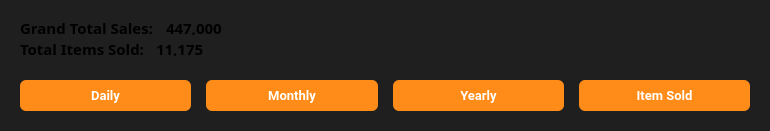
              <widget class="QWidget" name="widget_27" native="true">
               <property name="minimumSize">
                <size>
                 <width>770</width>
                 <height>131</height>
                </size>
               </property>
               <property name="maximumSize">
                <size>
                 <width>16777215</width>
                 <height>131</height>
                </size>
               </property>
               <property name="styleSheet">
                <string notr="true">background-color: #1F1F1F;
border-radius: 10px;

</string>
               </property>
               <layout class="QVBoxLayout" name="verticalLayout_10">
                <item>
                 <widget class="QWidget" name="widget_29" native="true">
                  <layout class="QVBoxLayout" name="verticalLayout_11">
                   <item>
                    <layout class="QHBoxLayout" name="horizontalLayout_27">
                     <item>
                      <widget class="QLabel" name="GrandTotalSalesLbl">
                       <property name="minimumSize">
                        <size>
                         <width>50</width>
                         <height>0</height>
                        </size>
                       </property>
                       <property name="maximumSize">
                        <size>
                         <width>140</width>
                         <height>16777215</height>
                        </size>
                       </property>
                       <property name="font">
                        <font>
                         <family>Poppins SemiBold</family>
                         <pointsize>11</pointsize>
                         <bold>true</bold>
                        </font>
                       </property>
                       <property name="text">
                        <string>Grand Total Sales: </string>
                       </property>
                      </widget>
                     </item>
                     <item>
                      <widget class="QLabel" name="grandTotalSalesValue">
                       <property name="font">
                        <font>
                         <family>Poppins SemiBold</family>
                         <pointsize>11</pointsize>
                         <bold>true</bold>
                        </font>
                       </property>
                       <property name="text">
                        <string>447,000</string>
                       </property>
                      </widget>
                     </item>
                    </layout>
                   </item>
                   <item>
                    <layout class="QHBoxLayout" name="horizontalLayout_28">
                     <item>
                      <widget class="QLabel" name="total_items_sold_lbl">
                       <property name="minimumSize">
                        <size>
                         <width>130</width>
                         <height>0</height>
                        </size>
                       </property>
                       <property name="maximumSize">
                        <size>
                         <width>130</width>
                         <height>16777215</height>
                        </size>
                       </property>
                       <property name="font">
                        <font>
                         <family>Poppins SemiBold</family>
                         <pointsize>11</pointsize>
                         <bold>true</bold>
                        </font>
                       </property>
                       <property name="text">
                        <string>Total Items Sold: </string>
                       </property>
                      </widget>
                     </item>
                     <item>
                      <widget class="QLabel" name="totat_items_sold_value">
                       <property name="font">
                        <font>
                         <family>Poppins SemiBold</family>
                         <pointsize>11</pointsize>
                         <bold>true</bold>
                        </font>
                       </property>
                       <property name="text">
                        <string>11,175</string>
                       </property>
                      </widget>
                     </item>
                    </layout>
                   </item>
                  </layout>
                 </widget>
                </item>
                <item>
                 <widget class="QWidget" name="widget_30" native="true">
                  <property name="styleSheet">
                   <string notr="true"/>
                  </property>
                  <layout class="QHBoxLayout" name="horizontalLayout_2">
                   <property name="spacing">
                    <number>15</number>
                   </property>
                   <item>
                    <widget class="QPushButton" name="dailySalesBtn">
                     <property name="minimumSize">
                      <size>
                       <width>0</width>
                       <height>31</height>
                      </size>
                     </property>
                     <property name="maximumSize">
                      <size>
                       <width>16777215</width>
                       <height>31</height>
                      </size>
                     </property>
                     <property name="font">
                      <font>
                       <family>Roboto</family>
                       <pointsize>10</pointsize>
                       <bold>true</bold>
                      </font>
                     </property>
                     <property name="styleSheet">
                      <string notr="true">QPushButton {
    padding: 6px 14px;
    font-family: &quot;Roboto&quot;, sans-serif;
    border-radius: 6px;
    border: none;
    color: white;
    background: #FF8C18;
    box-shadow: 0px 0.5px 1.5px rgba(54, 122, 246, 0.25), inset 0px 0.8px 0px -0.25px rgba(255, 255, 255, 0.2);
    user-select: none;
    -webkit-user-select: none;
    touch-action: manipulation;
    transition: background-color 0.2s, box-shadow 0.2s; 
}
QPushButton::checked {
    background-color: #B7B7B7;
    box-shadow: 0px 1px 2px rgba(0, 0, 0, 0.5) inset;
	color:black;
}
QPushButton:hover {
    background-color: #FFA54E; 
}</string>
                     </property>
                     <property name="text">
                      <string>Daily</string>
                     </property>
                     <property name="checkable">
                      <bool>true</bool>
                     </property>
                     <property name="autoExclusive">
                      <bool>true</bool>
                     </property>
                    </widget>
                   </item>
                   <item>
                    <widget class="QPushButton" name="monthlySalesBtn">
                     <property name="minimumSize">
                      <size>
                       <width>0</width>
                       <height>31</height>
                      </size>
                     </property>
                     <property name="maximumSize">
                      <size>
                       <width>16777215</width>
                       <height>31</height>
                      </size>
                     </property>
                     <property name="font">
                      <font>
                       <family>Roboto</family>
                       <pointsize>10</pointsize>
                       <bold>true</bold>
                      </font>
                     </property>
                     <property name="styleSheet">
                      <string notr="true">QPushButton {
    padding: 6px 14px;
    font-family: &quot;Roboto&quot;, sans-serif;
    border-radius: 6px;
    border: none;
    color: white;
    background: #FF8C18;
    box-shadow: 0px 0.5px 1.5px rgba(54, 122, 246, 0.25), inset 0px 0.8px 0px -0.25px rgba(255, 255, 255, 0.2);
    user-select: none;
    -webkit-user-select: none;
    touch-action: manipulation;
    transition: background-color 0.2s, box-shadow 0.2s; 
}
QPushButton::checked {
    background-color: #B7B7B7;
    box-shadow: 0px 1px 2px rgba(0, 0, 0, 0.5) inset;
	color:black;
}
QPushButton:hover {
    background-color: #FFA54E; 
}</string>
                     </property>
                     <property name="text">
                      <string>Monthly</string>
                     </property>
                     <property name="checkable">
                      <bool>true</bool>
                     </property>
                     <property name="autoExclusive">
                      <bool>true</bool>
                     </property>
                    </widget>
                   </item>
                   <item>
                    <widget class="QPushButton" name="yearlySalesBtn">
                     <property name="minimumSize">
                      <size>
                       <width>0</width>
                       <height>31</height>
                      </size>
                     </property>
                     <property name="maximumSize">
                      <size>
                       <width>16777215</width>
                       <height>31</height>
                      </size>
                     </property>
                     <property name="font">
                      <font>
                       <family>Roboto</family>
                       <pointsize>10</pointsize>
                       <bold>true</bold>
                      </font>
                     </property>
                     <property name="styleSheet">
                      <string notr="true">QPushButton {
    padding: 6px 14px;
    font-family: &quot;Roboto&quot;, sans-serif;
    border-radius: 6px;
    border: none;
    color: white;
    background: #FF8C18;
    box-shadow: 0px 0.5px 1.5px rgba(54, 122, 246, 0.25), inset 0px 0.8px 0px -0.25px rgba(255, 255, 255, 0.2);
    user-select: none;
    -webkit-user-select: none;
    touch-action: manipulation;
    transition: background-color 0.2s, box-shadow 0.2s; 
}
QPushButton::checked {
    background-color: #B7B7B7;
    box-shadow: 0px 1px 2px rgba(0, 0, 0, 0.5) inset;
	color:black;
}
QPushButton:hover {
    background-color: #FFA54E; 
}</string>
                     </property>
                     <property name="text">
                      <string>Yearly</string>
                     </property>
                     <property name="checkable">
                      <bool>true</bool>
                     </property>
                     <property name="autoExclusive">
                      <bool>true</bool>
                     </property>
                    </widget>
                   </item>
                   <item>
                    <widget class="QPushButton" name="itemSoldBtn">
                     <property name="minimumSize">
                      <size>
                       <width>0</width>
                       <height>31</height>
                      </size>
                     </property>
                     <property name="maximumSize">
                      <size>
                       <width>16777215</width>
                       <height>31</height>
                      </size>
                     </property>
                     <property name="font">
                      <font>
                       <family>Roboto</family>
                       <pointsize>10</pointsize>
                       <bold>true</bold>
                      </font>
                     </property>
                     <property name="styleSheet">
                      <string notr="true">QPushButton {
    padding: 6px 14px;
    font-family: &quot;Roboto&quot;, sans-serif;
    border-radius: 6px;
    border: none;
    color: white;
    background: #FF8C18;
    box-shadow: 0px 0.5px 1.5px rgba(54, 122, 246, 0.25), inset 0px 0.8px 0px -0.25px rgba(255, 255, 255, 0.2);
    user-select: none;
    -webkit-user-select: none;
    touch-action: manipulation;
    transition: background-color 0.2s, box-shadow 0.2s; 
}
QPushButton::checked {
    background-color: #B7B7B7;
    box-shadow: 0px 1px 2px rgba(0, 0, 0, 0.5) inset;
	color:black;
}
QPushButton:hover {
    background-color: #FFA54E; 
}</string>
                     </property>
                     <property name="text">
                      <string>Item Sold</string>
                     </property>
                     <property name="checkable">
                      <bool>true</bool>
                     </property>
                     <property name="autoExclusive">
                      <bool>true</bool>
                     </property>
                    </widget>
                   </item>
                  </layout>
                 </widget>
                </item>
               </layout>
              </widget>
